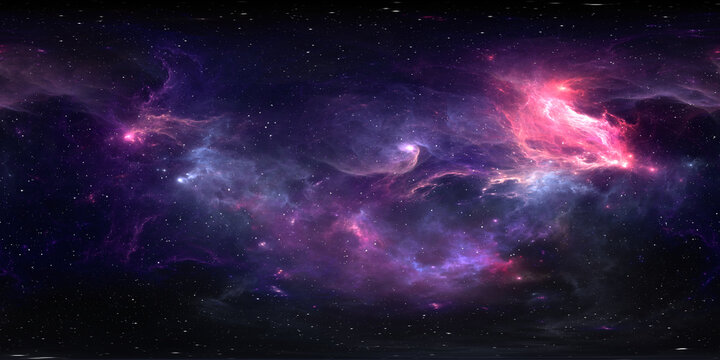
#> input picture Steps In Digital Image Processing/Image Spatial Filters/space.jpg, 720 x 360 px
$ python laplacian.py
#> lines starting #> are read from the running program, lines starting #| are printed output that depends on the picture
import cv2
import numpy as np
from matplotlib import pyplot as plt

def apply_4_way_laplacian(image_path):
    # Read the image
#> called with image_path = 'space.jpg'
    image = cv2.imread(image_path, cv2.IMREAD_GRAYSCALE)
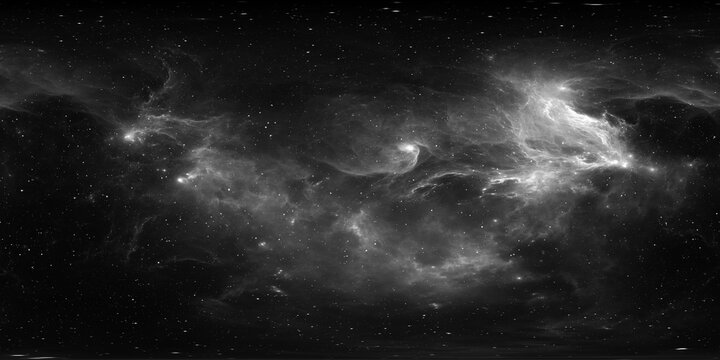
#> image: shape (360, 720); min 0, max 255, mean 38.2

    # Define the 4-way Laplacian kernel
    kernel_4_way = np.array([[0, 1, 0],
                             [1, -4, 1],
                             [0, 1, 0]])

    # Apply the Laplacian filter using 4-way connectivity
    laplacian_4_way = cv2.filter2D(image, -1, kernel_4_way)
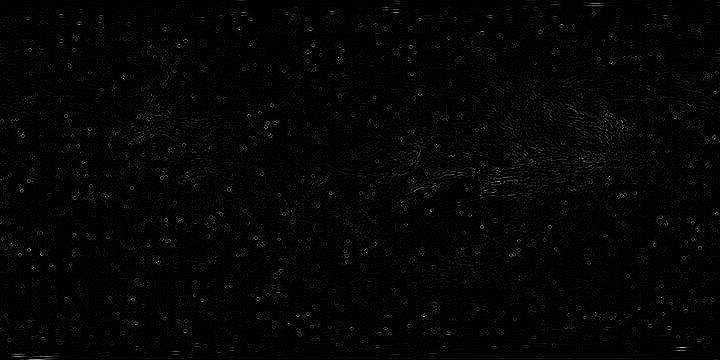
#> laplacian_4_way: shape (360, 720); min 0, max 238, mean 4.7

    # Plot the original and filtered images
    plt.figure(figsize=(10, 5))
    plt.subplot(1, 2, 1)
    plt.title('Original Image')
    plt.imshow(image, cmap='gray')
    plt.subplot(1, 2, 2)
    plt.title('4-Way Laplacian')
    plt.imshow(laplacian_4_way, cmap='gray')
    plt.show()
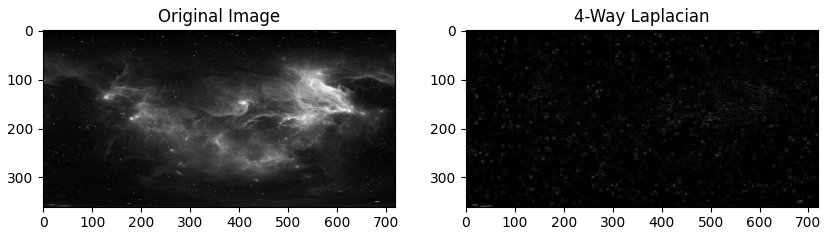
#> figure drawn by matplotlib, 2 panels

# Replace with your image path or URL
image_path = 'space.jpg'
apply_4_way_laplacian(image_path)
